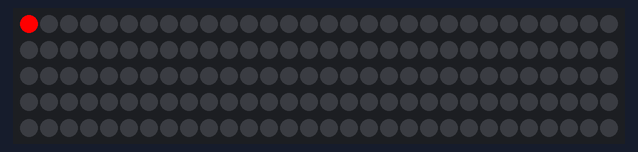
Simulated run of this sketch. Board: Arduino Uno, built with avr-gcc and run on an emulated ATmega328P. On the bench: 150 RGB LEDs in strip order, left to right, continuing on the next row.

Above: at 0.15 s.
At 4.07 s:
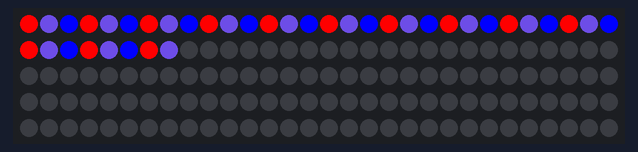
At 7.99 s:
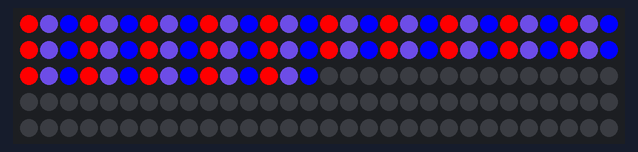
At 11.92 s:
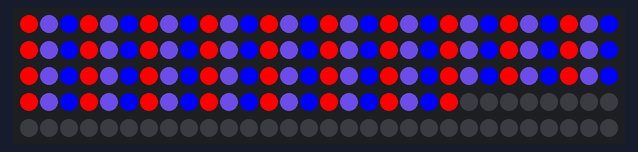
At 15.9 s:
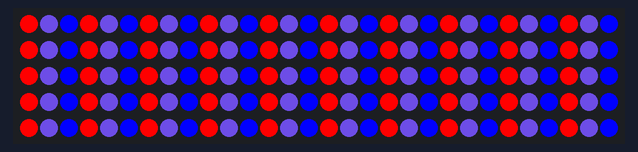

The sketch:

Basic_FAST_LED_LightControl.ino
```cpp
#include <FastLED.h>

#define LED_PIN     7
#define NUM_LEDS    150

CRGB leds[NUM_LEDS];

void setup() {

  FastLED.addLeds<WS2812, LED_PIN, GRB>(leds, NUM_LEDS);

}

void loop() {
  int i = 0;
  int j = 0;

  for(i=0; i < NUM_LEDS; i++)
  {
    if(j == 0)
    {
      leds[i] = CRGB(255 , 0, 0);
      delay(100);
      FastLED.show();
      j++;
    }
    else if(j == 1)
    {
      leds[i] = CRGB(85, 60, 180);
      delay(100);
      FastLED.show();
      j++;
    }
    else if( j == 2)
    {
      leds[i] = CRGB(0, 0, 255);
      delay(100);
      FastLED.show();
      j = 0;
    }


  }

  /*leds[1] = CRGB(0, 255, 0);
  FastLED.show();
  delay(500);
  leds[2] = CRGB(0, 0, 255);
  FastLED.show();
  delay(500);
  leds[5] = CRGB(150, 0, 255);
  FastLED.show();
  delay(500);
  leds[9] = CRGB(255, 200, 20);
  FastLED.show();
  delay(500);
  leds[14] = CRGB(85, 60, 180);
  FastLED.show();
  delay(500);
  leds[19] = CRGB(50, 255, 20);
  FastLED.show();
  delay(500);*/
}
```
